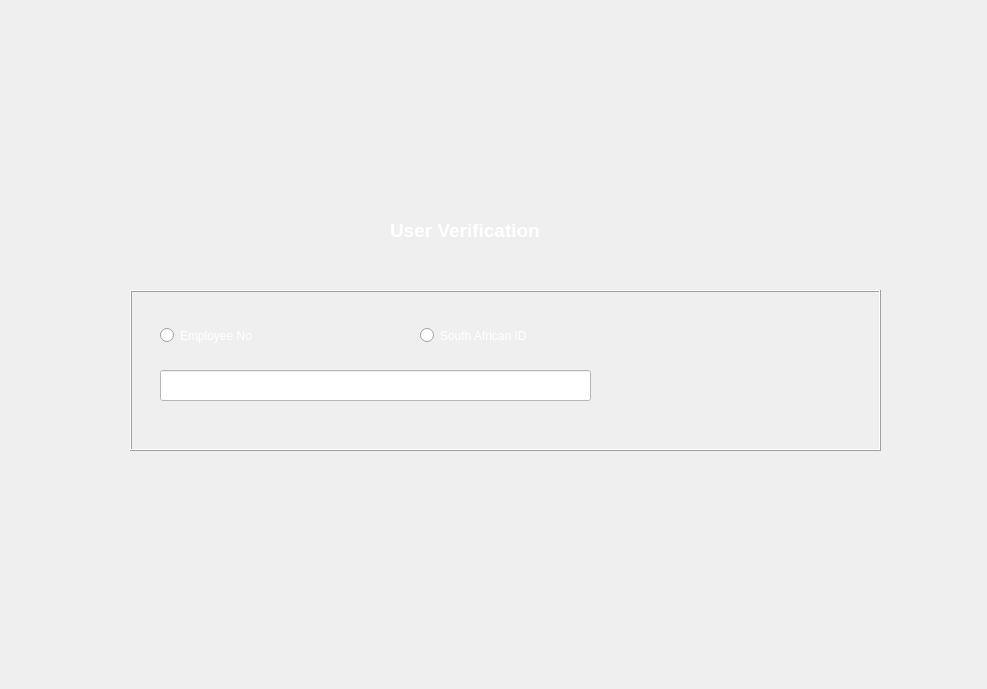
<?xml version="1.0" encoding="UTF-8"?>
<ui version="4.0">
 <class>VerifyUserForm</class>
 <widget class="QWidget" name="VerifyUserForm">
  <property name="geometry">
   <rect>
    <x>0</x>
    <y>0</y>
    <width>987</width>
    <height>689</height>
   </rect>
  </property>
  <property name="windowTitle">
   <string>Form</string>
  </property>
  <widget class="QFrame" name="ConfigurationFrame">
   <property name="geometry">
    <rect>
     <x>130</x>
     <y>290</y>
     <width>751</width>
     <height>161</height>
    </rect>
   </property>
   <property name="styleSheet">
    <string notr="true"/>
   </property>
   <property name="frameShape">
    <enum>QFrame::Box</enum>
   </property>
   <property name="frameShadow">
    <enum>QFrame::Raised</enum>
   </property>
   <widget class="QRadioButton" name="EmployeeNumberRadioButton">
    <property name="geometry">
     <rect>
      <x>30</x>
      <y>30</y>
      <width>201</width>
      <height>31</height>
     </rect>
    </property>
    <property name="styleSheet">
     <string notr="true">font: 75 10pt &quot;MS Shell Dlg 2&quot;;
color: rgb(255, 255, 255);</string>
    </property>
    <property name="text">
     <string>Employee No</string>
    </property>
   </widget>
   <widget class="QRadioButton" name="SAIDRadioButton">
    <property name="geometry">
     <rect>
      <x>290</x>
      <y>30</y>
      <width>171</width>
      <height>31</height>
     </rect>
    </property>
    <property name="styleSheet">
     <string notr="true">font: 75 10pt &quot;MS Shell Dlg 2&quot;;
color: rgb(255, 255, 255);</string>
    </property>
    <property name="text">
     <string>South African ID</string>
    </property>
   </widget>
   <widget class="QLineEdit" name="UserIDLineEdit">
    <property name="geometry">
     <rect>
      <x>30</x>
      <y>80</y>
      <width>431</width>
      <height>31</height>
     </rect>
    </property>
    <property name="font">
     <font>
      <pointsize>12</pointsize>
     </font>
    </property>
    <property name="styleSheet">
     <string notr="true">background-color: rgb(255, 255, 255);</string>
    </property>
    <property name="placeholderText">
     <string/>
    </property>
   </widget>
   <widget class="QPushButton" name="SearchPushButton">
    <property name="geometry">
     <rect>
      <x>600</x>
      <y>10</y>
      <width>131</width>
      <height>121</height>
     </rect>
    </property>
    <property name="toolTip">
     <string>Search Member</string>
    </property>
    <property name="styleSheet">
     <string notr="true">background-image: url(:/resources/icons/search.png);
background-repeat: no repeat;</string>
    </property>
    <property name="text">
     <string/>
    </property>
    <property name="iconSize">
     <size>
      <width>100</width>
      <height>100</height>
     </size>
    </property>
    <property name="autoDefault">
     <bool>false</bool>
    </property>
    <property name="flat">
     <bool>true</bool>
    </property>
   </widget>
  </widget>
  <widget class="QLabel" name="LogoAppLabel">
   <property name="geometry">
    <rect>
     <x>420</x>
     <y>50</y>
     <width>131</width>
     <height>131</height>
    </rect>
   </property>
   <property name="styleSheet">
    <string notr="true">background-image: url(:/resources/icons/taxi.png);
background-repeat: no repeat;</string>
   </property>
   <property name="text">
    <string/>
   </property>
  </widget>
  <widget class="QLabel" name="TitleLabel">
   <property name="geometry">
    <rect>
     <x>390</x>
     <y>210</y>
     <width>261</width>
     <height>41</height>
    </rect>
   </property>
   <property name="font">
    <font>
     <pointsize>14</pointsize>
     <weight>75</weight>
     <bold>true</bold>
    </font>
   </property>
   <property name="styleSheet">
    <string notr="true">color: rgb(255, 255, 255);</string>
   </property>
   <property name="frameShape">
    <enum>QFrame::NoFrame</enum>
   </property>
   <property name="frameShadow">
    <enum>QFrame::Raised</enum>
   </property>
   <property name="text">
    <string>User Verification</string>
   </property>
  </widget>
 </widget>
 <resources/>
 <connections/>
</ui>
